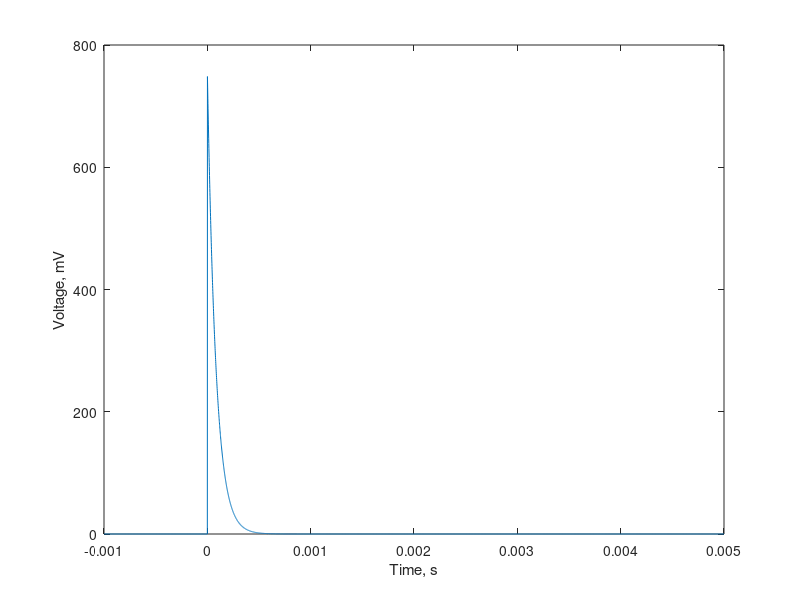
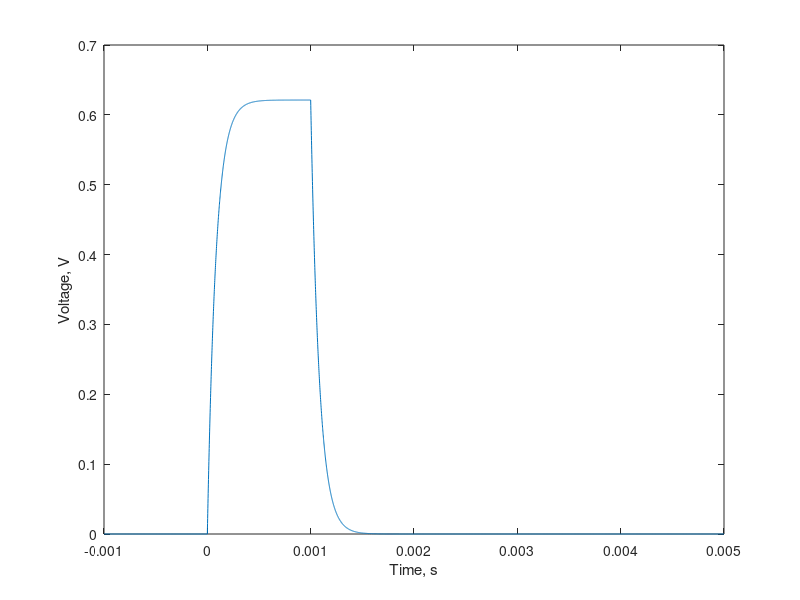
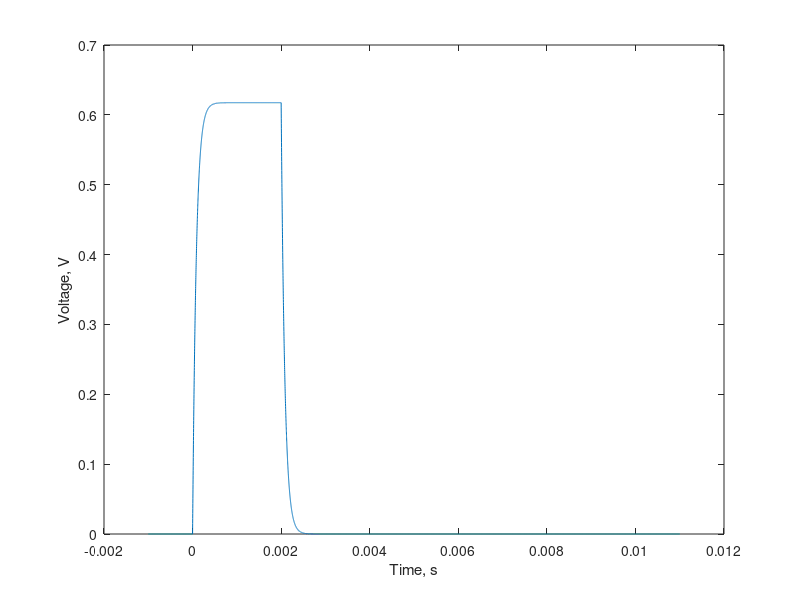

These charts were generated, in order, by the following MATLAB code:
C = 10e-6;
Rs = 50;
Rg = 82;
Rl = 8.2;

t = -.001:0.000001:.005;

h = exp((-t/(Rl*C)))/(C*(Rs+Rg)).*(t>0);

plot(t, h); xlabel('Time, s'); ylabel('Voltage, mV');

vL1 = Rl/(Rs+Rg)*(1-exp(-t/(Rl*C))) .* ((0 < t) .* (t < .001));
vL2 = Rl/(Rs+Rg)*(exp((-t+.001)/(Rl*C))-exp(-t/Rl/C)) .* (t >= .001);

figure;
plot(t,(vL1+vL2)*10); xlabel('Time, s'); ylabel('Voltage, V');

input = 1 .* (t<.001);

Ts = .000001;

t2 = -.001:0.000001:.011;

convolution = conv(h,input)*Ts*10;

figure;
plot(t2,convolution); xlabel('Time, s'); ylabel('Voltage, V');